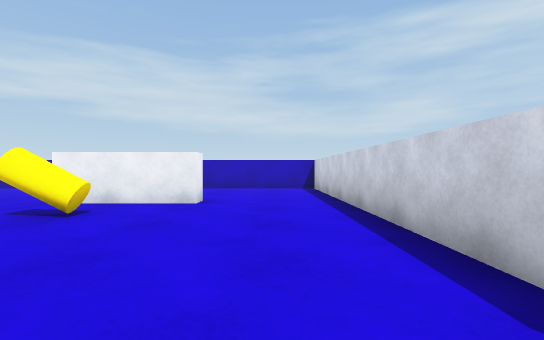
view 1 (above)

24 first-person views from a walk through a Unity game level. The camera is 0.65 m above the floor, looks level and sees 85° across. The floor is counted in squares, 1 m on a side. Each view is taken from the middle of a square. On the plan, view 1 faces up. The plan holds only what a view shows up to about 9 squares ahead; the rest is blank. The player is left out.

view 2
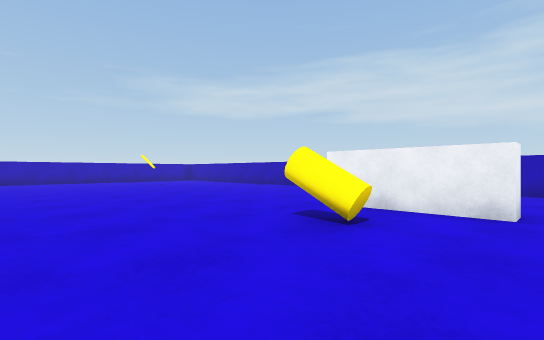

view 3
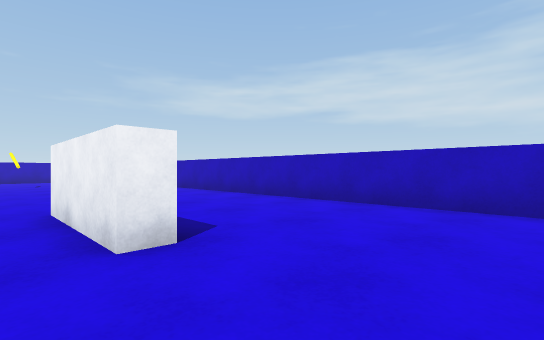

view 4
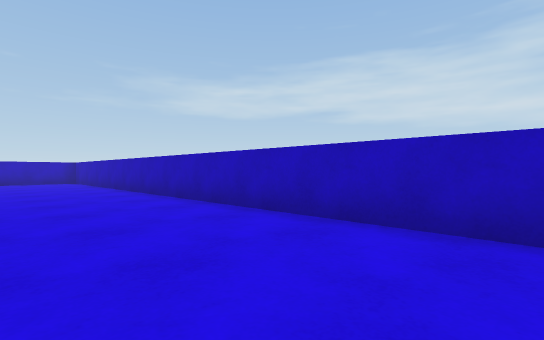

view 5
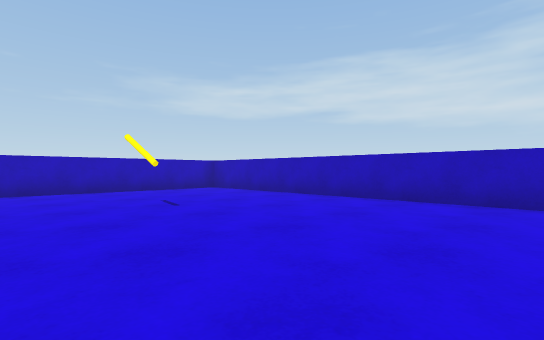

view 6
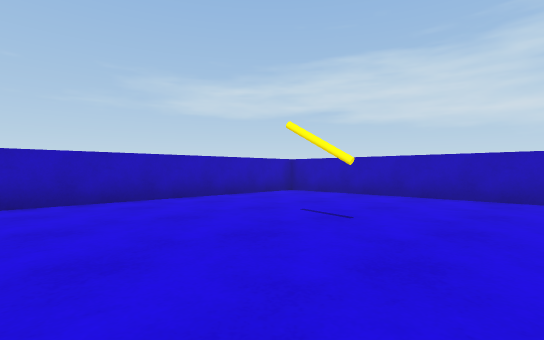

view 7
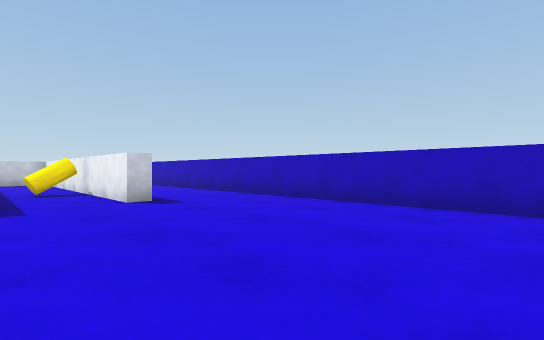

view 8
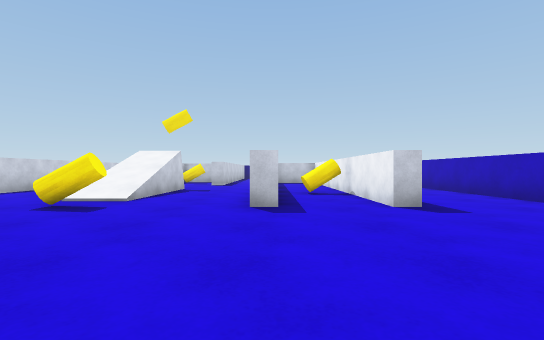

view 9
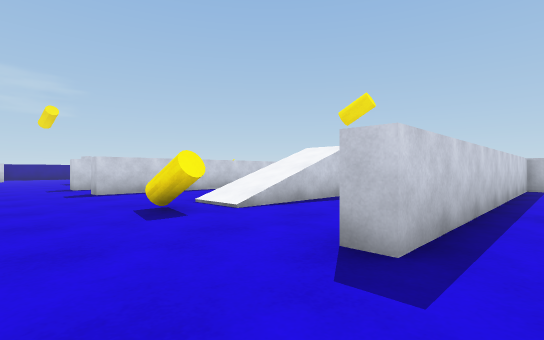

view 10
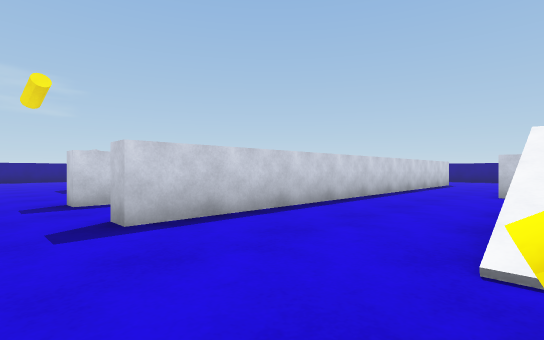

view 11
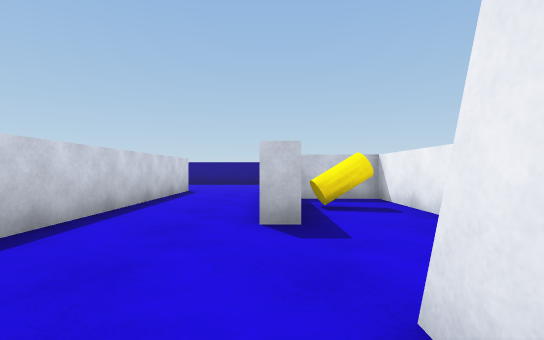

view 12
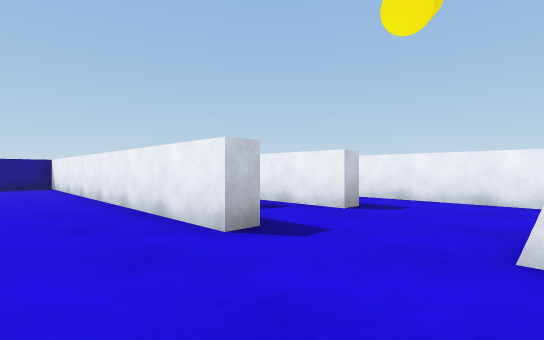

view 13
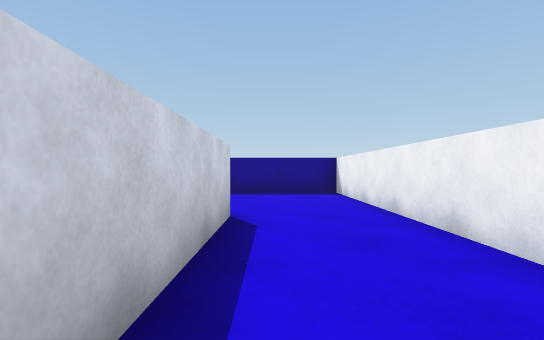

view 14
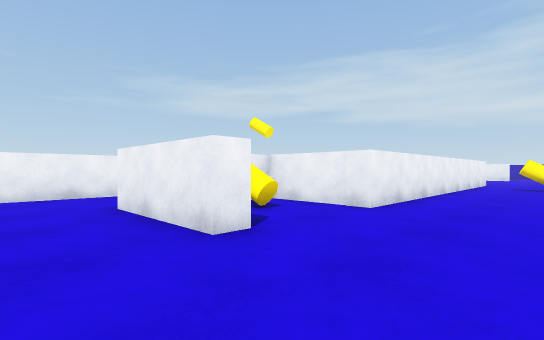

view 15
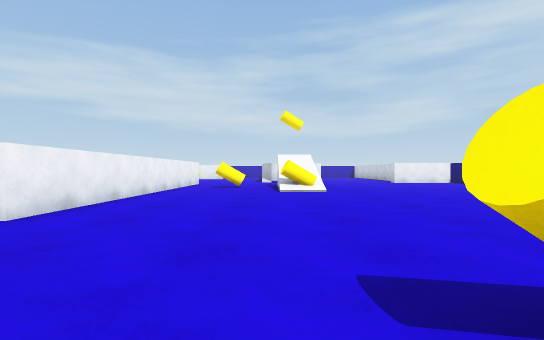

view 16
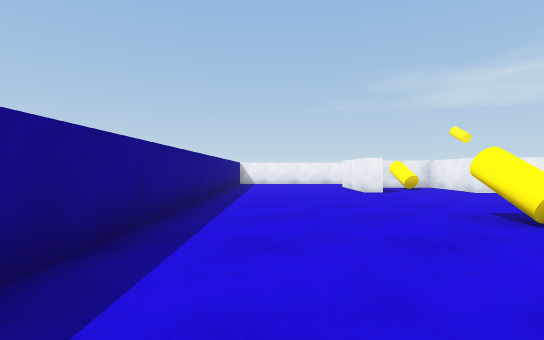

view 17
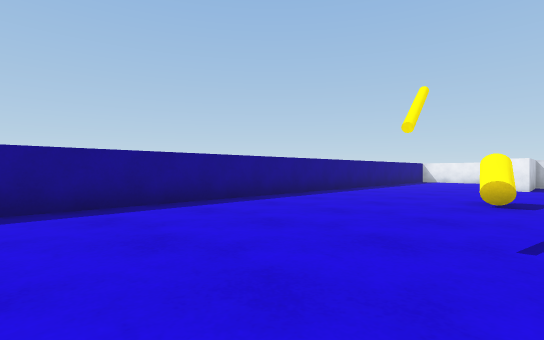

view 18
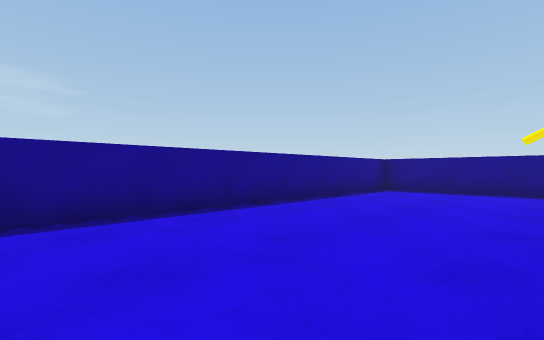

view 19
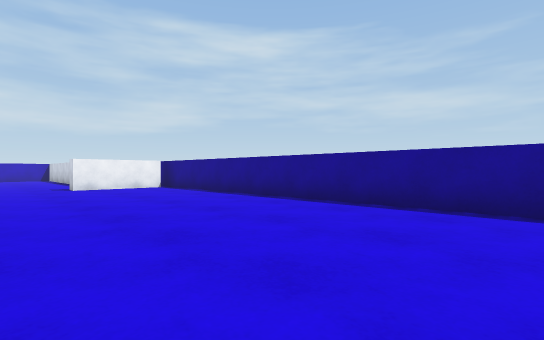

view 20
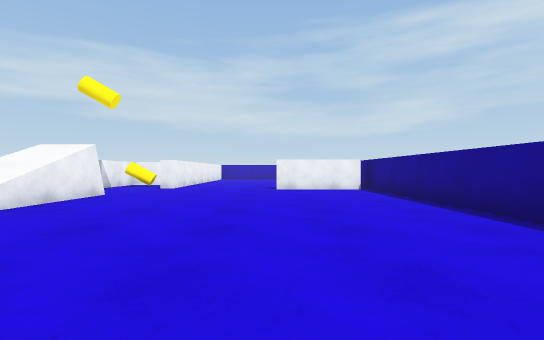

view 21
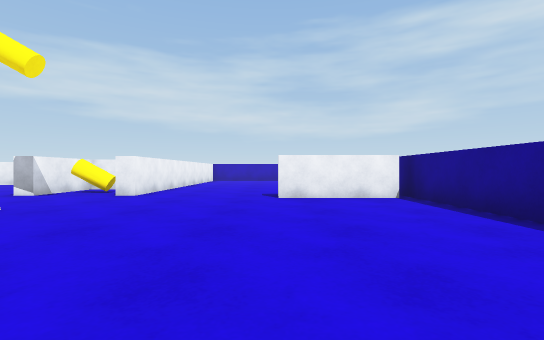

view 22
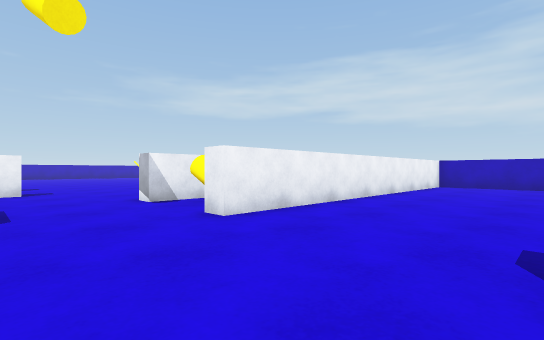

view 23
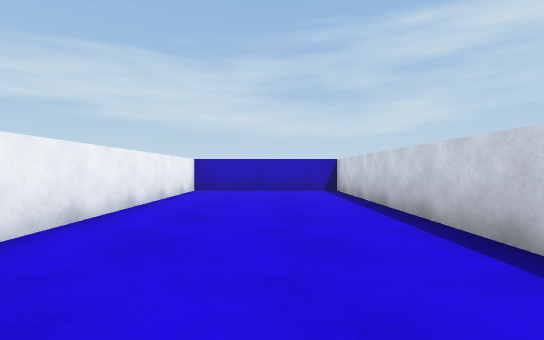

view 24
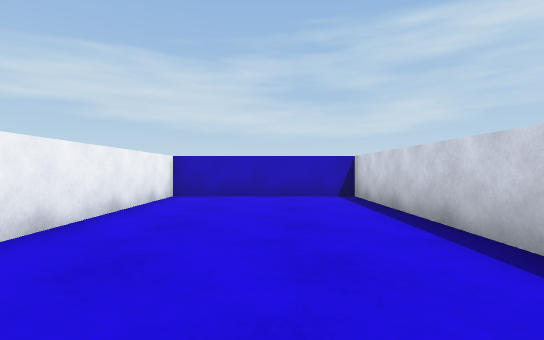

### Floor plan
Points are (right, up) in squares from view 1. A wall is a line through its corners. A room is listed if a view was taken in it or the views show most of it. See-through windows are left out.
Room 1 (views 1, 2, 3, 4, 5, 6, 7, 8, 9, 10, 11, 12)
walls: (-7.6, -5.6) (-7.6, -6.2); (-14.6, -1.2) (-14.1, -1.2) (-14.1, -5.6); (-11.6, -6.2) (-11.6, -9.6); (-1.9, -1.9) (-1.9, -1.2) (-1.4, -1.2) (-1.4, -1.6); (-10, -8.5) (-9.4, -8.5) (-9.4, -11.7) (-7.6, -11.7); (-7.4, -8.5) (-6.9, -8.5); (-4.4, -8.6) (-4.4, -1.2) (-3.9, -1.2); (-12.1, -10.6) (-12.1, -1.2) (-11.5, -1.2); (-1.4, 6.4) (-1.4, 5.8) (-4.4, 5.8); (1.5, 1.5) (1.5, 9); (2, 2) (2, 0.5) (1.4, 0.5); (-17.4, 9.4) (-17.4, -5); (4.6, 0.5) (4, 0.5); (0.9, 10.4) (-16.4, 10.4)
ways out: opening at (-5.5, -8) to room 2; opening at (1.8, -1.2) to room 2
objects: other object (-13, -4); other object (-13, 6); other object (-8, -10); other object (-8, -1); other object (-3, 4); other object (3, 1)
Room 2 (views 13, 14, 15, 16, 17, 18, 19, 20, 21, 22, 23, 24)
walls: (3.6, -2.2) (3.6, -5.2); (-1.4, -5.6) (-1.4, -11.2) (-3.9, -11.2) (-3.9, -11.8); (-1.4, -13.8) (-1.4, -14.3) (-4.4, -14.3) (-4.4, -8.6); (11, -0.1) (8.1, -0.1); (-6.9, -8.5) (-6.9, -18.5) (-3.8, -18.5); (11.3, -17.5) (11.3, 0.8); (-2, -18.5) (10.2, -18.5); (9.1, 3.1) (9.1, 10.4) (4.6, 10.4) (4.6, 0.5)
ways out: opening at (-5.5, -8) to room 1; opening at (1.8, -1.2) to room 1
objects: other object (-3, -13); other object (0, -4); other object (2, -6); other object (3, -14)

Positions as (right, up) in squares from view 1, and headings:
1: (0, 0), facing up
2: (-1, 1), facing up-left
3: (1, 5), facing up-left
4: (-1, 7), facing up-left
5: (-8, 4), facing up-left
6: (-11, 3), facing up-left
7: (-12, 5), facing down-left
8: (-12, 4), facing down
9: (-13, 1), facing down-right
10: (-8, 0), facing down-right
11: (-7, -5), facing down
12: (-5, -6), facing down-left
13: (-5, -10), facing down
14: (1, -16), facing up-left
15: (2, -15), facing up
16: (7, -17), facing left
17: (10, -13), facing down-left
18: (7, -9), facing down-right
19: (6, -11), facing up-right
20: (8, -10), facing up
21: (8, -7), facing up
22: (8, -2), facing up-left
23: (7, 1), facing up
24: (7, 3), facing up
